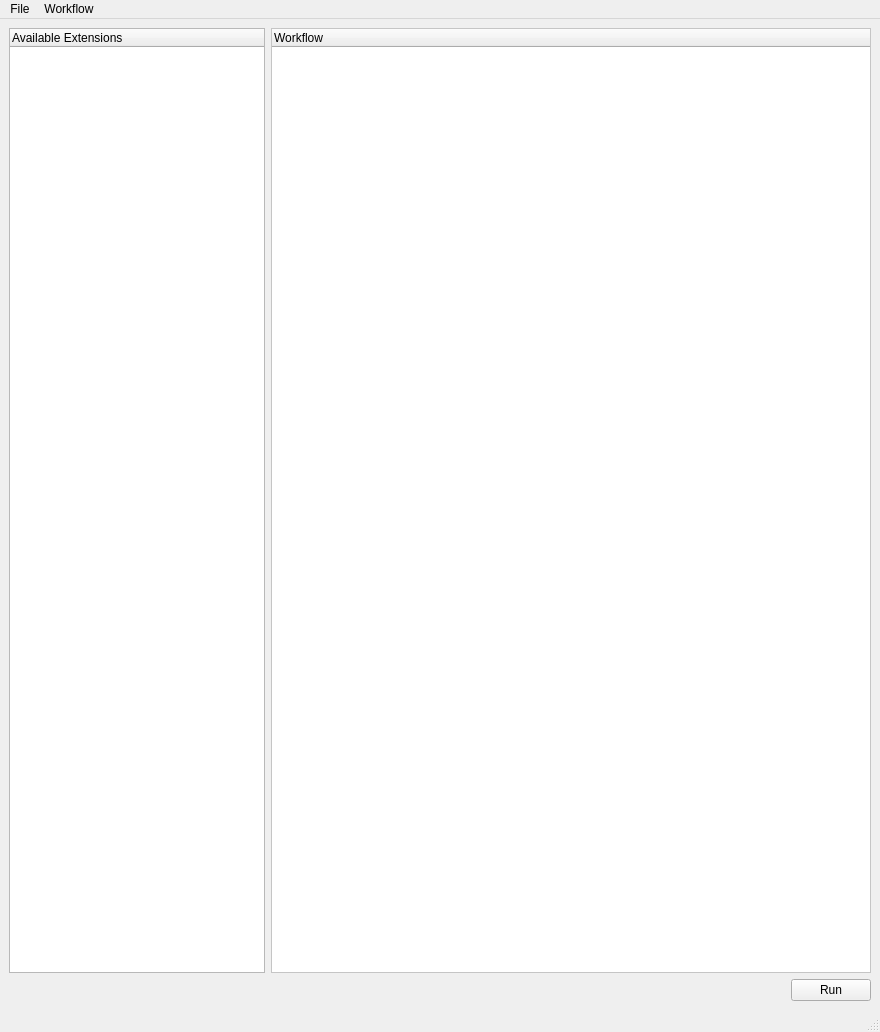
<?xml version="1.0" encoding="UTF-8"?>
<ui version="4.0">
 <class>MainWindow</class>
 <widget class="QMainWindow" name="MainWindow">
  <property name="geometry">
   <rect>
    <x>0</x>
    <y>0</y>
    <width>880</width>
    <height>1032</height>
   </rect>
  </property>
  <property name="maximumSize">
   <size>
    <width>1091</width>
    <height>16777215</height>
   </size>
  </property>
  <property name="windowTitle">
   <string>MainWindow</string>
  </property>
  <property name="unifiedTitleAndToolBarOnMac">
   <bool>false</bool>
  </property>
  <widget class="QWidget" name="centralwidget">
   <layout class="QGridLayout" name="gridLayout">
    <item row="0" column="0">
     <widget class="QTreeWidget" name="availablePlugins">
      <property name="sizePolicy">
       <sizepolicy hsizetype="Fixed" vsizetype="Expanding">
        <horstretch>0</horstretch>
        <verstretch>0</verstretch>
       </sizepolicy>
      </property>
      <property name="styleSheet">
       <string notr="true">selection-background-color: rgb(153, 153, 153);</string>
      </property>
      <column>
       <property name="text">
        <string notr="true">Available Extensions</string>
       </property>
      </column>
     </widget>
    </item>
    <item row="1" column="3">
     <widget class="QPushButton" name="runButton">
      <property name="sizePolicy">
       <sizepolicy hsizetype="Fixed" vsizetype="Fixed">
        <horstretch>0</horstretch>
        <verstretch>0</verstretch>
       </sizepolicy>
      </property>
      <property name="text">
       <string>Run</string>
      </property>
     </widget>
    </item>
    <item row="0" column="1" colspan="3">
     <widget class="WorkflowTreeWidget" name="workflowTree">
      <property name="minimumSize">
       <size>
        <width>600</width>
        <height>0</height>
       </size>
      </property>
      <property name="maximumSize">
       <size>
        <width>600</width>
        <height>16777215</height>
       </size>
      </property>
      <property name="styleSheet">
       <string notr="true">QTreeWidget {
	background-color:rgb(255,255,255);
}

QTreeWidget::item {
	border:2px solid black;
	border-radius:5px;
	margin-top:3px;
	margin-right:10px;
	background-color:rgba(255,255,255,255);
}


QTreeWidget::item:hover,QTreeWidget::item:hover:selected {

	background-color:rgba(0	,0,0,100);
}

QTreeWidget::item:selected {
	background-color:rgba(0	,0,0,50);
}

QTreeWidget::item:selected:active {
	background-color:rgba(0	,0,0,50);
}

</string>
      </property>
      <column>
       <property name="text">
        <string notr="true">Workflow</string>
       </property>
      </column>
     </widget>
    </item>
   </layout>
  </widget>
  <widget class="QMenuBar" name="menubar">
   <property name="geometry">
    <rect>
     <x>0</x>
     <y>0</y>
     <width>880</width>
     <height>18</height>
    </rect>
   </property>
   <widget class="QMenu" name="menuFile">
    <property name="title">
     <string>File</string>
    </property>
    <addaction name="actionOpen_Workflow"/>
    <addaction name="actionSave_Workflow"/>
    <addaction name="separator"/>
    <addaction name="actionCitations"/>
   </widget>
   <widget class="QMenu" name="menuWorkflow">
    <property name="title">
     <string>Workflow</string>
    </property>
    <addaction name="actionRun_Workflow"/>
    <addaction name="actionClearWorkflow"/>
   </widget>
   <addaction name="menuFile"/>
   <addaction name="menuWorkflow"/>
  </widget>
  <widget class="QStatusBar" name="statusbar"/>
  <action name="actionSave_Workflow">
   <property name="text">
    <string>Save Workflow</string>
   </property>
  </action>
  <action name="actionOpen_Workflow">
   <property name="text">
    <string>Open Workflow</string>
   </property>
  </action>
  <action name="actionRun_Workflow">
   <property name="text">
    <string>Run Workflow</string>
   </property>
  </action>
  <action name="actionCitations">
   <property name="text">
    <string>Export Bibtex...</string>
   </property>
  </action>
  <action name="actionClearWorkflow">
   <property name="text">
    <string>Clear Workflow</string>
   </property>
  </action>
 </widget>
 <customwidgets>
  <customwidget>
   <class>WorkflowTreeWidget</class>
   <extends>QTreeWidget</extends>
   <header location="global">usetem.workflowtreewidget</header>
  </customwidget>
 </customwidgets>
 <resources/>
 <connections/>
</ui>
